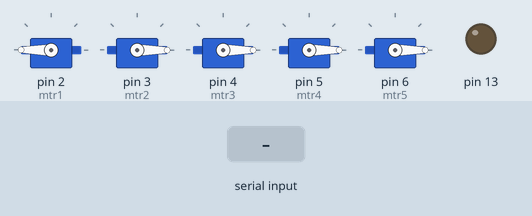
A sketch run on a simulated Arduino Uno, built with avr-gcc and run on an emulated ATmega328P. On the bench: 5 × servo, output pins drawn as LEDs (lit = HIGH). Inputs (shaded band) come from the test bench. Random numbers use the default seed unless the sketch sets one; what the sketch prints to the serial monitor is not drawn.

Above: at 8.2 s.
8.3 s: "a" received over Serial
At 13.9 s:
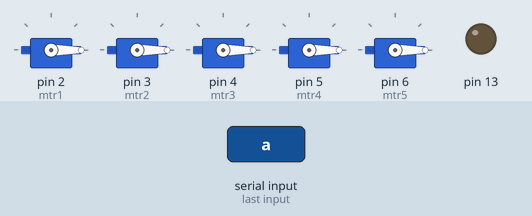
At 16.5 s:
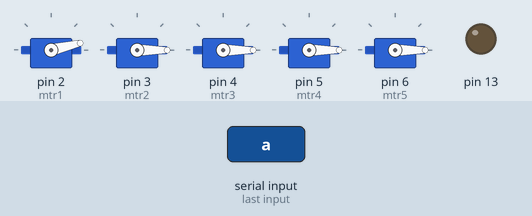
Timing chart, 0 to 17.8 s (numbered marks = the images above; inputs shaded):
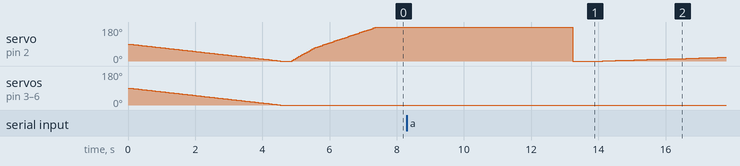

The sketch:

robot_kol_serii_-_Kopya.ino
```cpp
#include <Servo.h>
Servo mtr1,mtr2,mtr3,mtr4,mtr5;
//    0-1  2-3  4-5  6-7  8-9
int aci1=90,aci2=90,aci3=90,aci4=90,aci5=90;
int aci11=0,aci22=0,aci33=0,aci44=0,aci55=0;
char gln,dly=50,yak=0,yak1=0;
int a1,a2,a3,a4,a5;

void setup(){
    Serial.begin(9600);Serial.println(int("1"));
    mtr1.attach(2);mtr2.attach(3);mtr3.attach(4);mtr4.attach(5);mtr5.attach(6);
    mtr1.write(aci1);mtr2.write(aci2);mtr3.write(aci3);mtr4.write(aci4);mtr5.write(aci5);
    pinMode(13,OUTPUT);
     }


void ayarla(){switch(gln){
    case 'a':dly+=dly/10;break;
    case 'b':dly-=dly/10;break;}
    if(dly<10){dly=10;}else if(dly>1000){dly=1000;}
}

void loop(){
    delay(dly);
    if(Serial.available()>0){gln=Serial.read();
    if(gln>='a' and gln<='b'){ayarla();}   }

    if(aci1<a1){aci1++;}else if(aci1>a1){aci1--;}else{a1=random(0,180);delay(50);}
    if(aci2<a2){aci1++;}else if(aci2>a2){aci2--;}else{a2=random(0,180);delay(50);}
    if(aci3<a3){aci1++;}else if(aci3>a3){aci3--;}else{a3=random(0,180);delay(50);}
    if(aci4<a4){aci1++;}else if(aci4>a4){aci4--;}else{a4=random(0,180);delay(50);}
    if(aci5<a5){aci1++;}else if(aci5>a5){aci5--;}else{a5=random(0,180);delay(50);}


    mtr1.write(aci1);mtr2.write(aci2);mtr3.write(aci3);mtr4.write(aci4);mtr5.write(aci5);

/*yakk*/if(yak==1){yak1=millis();digitalWrite(13,HIGH);if(millis()-yak1>100){yak=0;digitalWrite(13,LOW);}}


}
```
